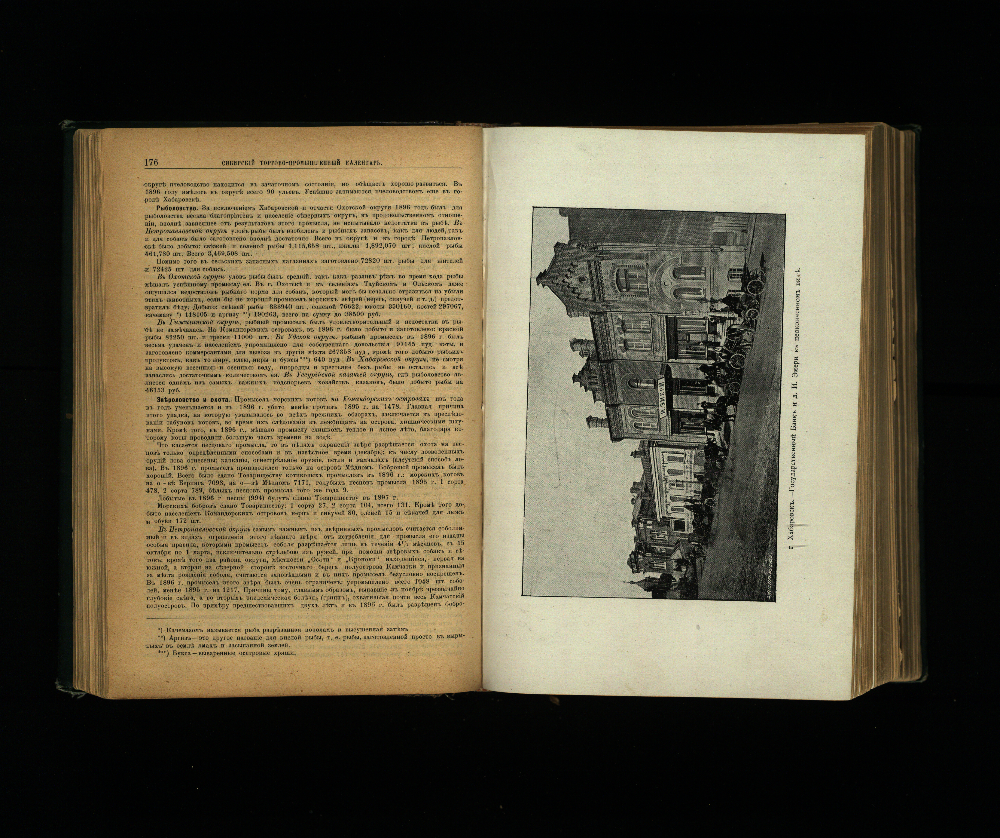
//> input picture input/00000110_resized.TIF, 1000 x 838 px
$ ./Source   (built with g++ and OpenCV 4)
//> lines starting //> are read from the running program, lines starting //| are printed output that depends on the picture
// 2018-01-03.
// https://docs.opencv.org/3.4.0/d8/d01/tutorial_discrete_fourier_transform.html
// https://marketplace.visualstudio.com/items?itemName=VisualCPPTeam.ImageWatch2017#overview
// Discrete Fourier Transform
// 2018-01-06
// it gives the same result as matlab script
// 2018-01-08
// moving ROI works well
// 2019-03-09
// chenged variable names

//#include <cstring>
#include <opencv2/core.hpp>
#include <opencv2/highgui.hpp>
#include "opencv2/imgproc/imgproc.hpp"
#include <iostream>
#include <conio.h>

using namespace cv;
using namespace std;

void help()
{
	cout << endl
		<< "This program demonstrates the use of the Power spectrum density (PSD)."			<< endl
		<< "The DFT of an image is taken and it's PSD is displayed."						<< endl
		<< "Moving window allows to observe PSD and ACF in different imagelocations"		<< endl;
}

// Functions rearranges quadrants of Fourier image  so that the origin is at the image center
void fftshift(const Mat& inputImg, Mat& outputImg)
{
	// crop the spectrum, if it has an odd number of rows or columns
	outputImg = inputImg(Rect(0, 0, inputImg.cols & -2, inputImg.rows & -2));
	// rearrange the quadrants of Fourier image  so that the origin is at the image center
	int cx = outputImg.cols / 2;
	int cy = outputImg.rows / 2;
	Mat q0(outputImg, Rect(0, 0, cx, cy));   // Top-Left - Create a ROI per quadrant
	Mat q1(outputImg, Rect(cx, 0, cx, cy));  // Top-Right
	Mat q2(outputImg, Rect(0, cy, cx, cy));  // Bottom-Left
	Mat q3(outputImg, Rect(cx, cy, cx, cy)); // Bottom-Right
	Mat tmp;                           // swap quadrants (Top-Left with Bottom-Right)
	q0.copyTo(tmp);
	q3.copyTo(q0);
	tmp.copyTo(q3);
	q1.copyTo(tmp);                    // swap quadrant (Top-Right with Bottom-Left)
	q2.copyTo(q1);
	tmp.copyTo(q2);
}

// Function calculates PSD(Power spectrum density) by fft with two flags
// flag = 0 means to return PSD
// flag = 1 means to return log(PSD)
void CalcPSD(const Mat& inputImg, Mat& outputImg, int flag = 0)
{
	Mat planes[2] = { Mat_<float>(inputImg.clone()), Mat::zeros(inputImg.size(), CV_32F) };
	Mat complexI;
	merge(planes, 2, complexI);         // Add to the expanded another plane with zeros
	dft(complexI, complexI);            // this way the result may fit in the source matrix
	split(complexI, planes);            // planes[0] = Re(DFT(I), planes[1] = Im(DFT(I))

	float *p;
	p = planes[0].ptr<float>(0);
	p[0] = 0;								//	planes[0].at<float>(0) = 0;
	p = planes[1].ptr<float>(0);
	p[0] = 0;								//	planes[1].at<float>(0) = 0;

	// PSD calculation
	Mat imgPSD;
	magnitude(planes[0], planes[1], imgPSD);				//imgPSD = sqrt(Power spectrum density)
	pow(imgPSD, 2, imgPSD);									//it needs ^2 in order to get PSD
	outputImg = imgPSD;

	// switch PSD to logarithmic scale
	// => log(1 + sqrt(Re(DFT(I))^2 + Im(DFT(I))^2))
	Mat imglogPSD;
	if (flag)
	{
		imglogPSD = imgPSD + Scalar::all(1);						//switch to logarithmic scale
		log(imglogPSD, imglogPSD);									//imglogPSD = log(PSD)
		//Mat imgPhase;
		//phase(planes[0], planes[1], imgPhase);
		outputImg = imglogPSD;
	}
}

// Function calculates autocorrelation function
// inputPSD - PSD
// outputImg - ACF
void CalcACF(const Mat& inputPSD, Mat& outputImg)
{
	float * p;
	Mat imgACF;
	Mat planesACF[2] = { Mat_<float>(inputPSD.clone()), Mat::zeros(inputPSD.size(), CV_32F) };
	merge(planesACF, 2, imgACF);     // Add to the expanded another plane with zeros
									 //dft(imgACF, imgACF, DFT_INVERSE + DFT_SCALE);
	idft(imgACF, imgACF);            // this way the result may fit in the source matrix
	split(imgACF, planesACF);
	p = planesACF[0].ptr<float>(0);
	p[0] = 0;						// in order to improve visualisation
	outputImg = planesACF[0];
}

void CallBackFunc(int event, int x, int y, int flags, void* userdata)
{
	*(Point*)userdata = Point(x, y);
}

int main()
{
	help();
	Mat img = imread("D:\\home\\programming\\vc\\new\\2_OpenCV official tutorial\\4_Discrete Fourier Transform\\input\\00000110_resized.TIF");
//> img is the input picture: 838 rows x 1000 cols, CV_8UC3; mean B, G, R 62.2, 81.5, 89
	if (img.empty()) //check whether the image is loaded or not
	{
		cout << "ERROR : Image cannot be loaded..!!" << endl;
		//system("pause"); //wait for a key press
		return -1;
	}
	const Size2i ROIsize = Size2i(128, 128);

	Mat imgGray;
	cvtColor(img, imgGray, COLOR_BGR2GRAY);
	namedWindow("Input image with Rect");
	//set the callback function for any mouse event
	Point p_origin;
	setMouseCallback("Input image with Rect", CallBackFunc, (void*)& p_origin);
	while (true)
	{
		cout << p_origin << endl;
		Rect box(p_origin, ROIsize);
		if (box.br().x > imgGray.cols)
			box.x = imgGray.cols - box.size().width;
		if (box.br().y > imgGray.rows)
			box.y = imgGray.rows - box.size().height;

		Mat img_temp = imgGray.clone();
		Mat imgRoi = imgGray(box).clone();
		rectangle(img_temp, box.tl(), box.br(), Scalar(255));
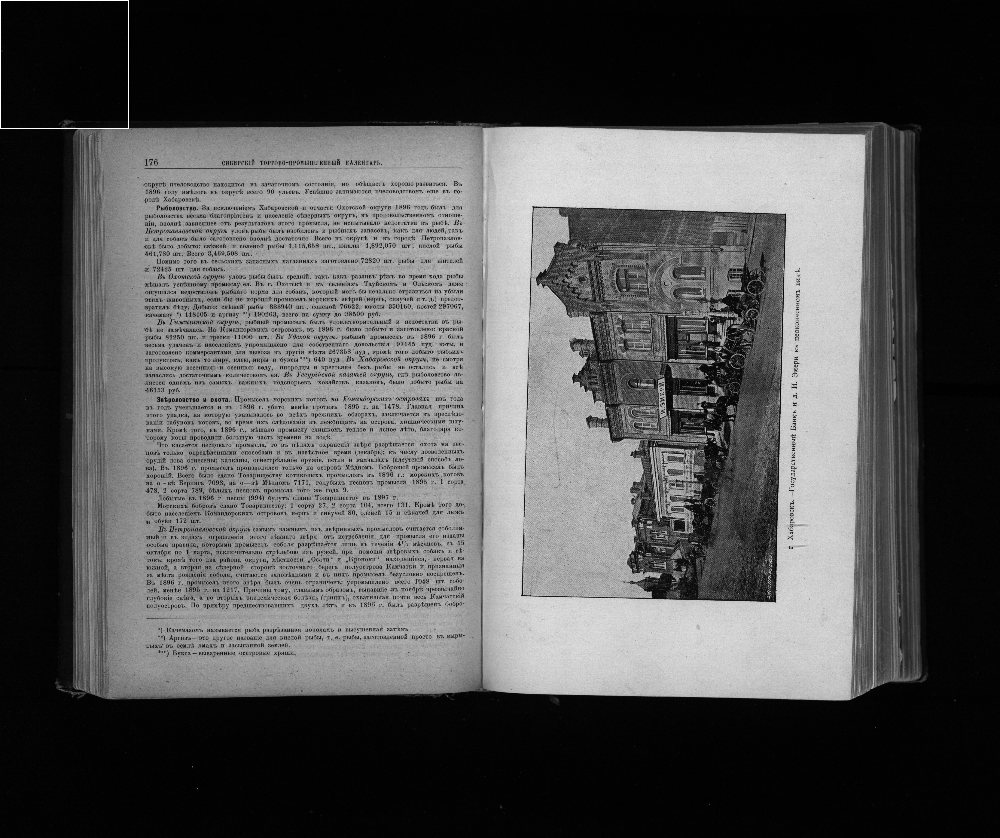
//> img_temp: 838 rows x 1000 cols, CV_8UC1; min 0, max 255, mean 81.7

		Mat imgPSD, imglogPSD, imgACF;
		CalcPSD(imgRoi, imgPSD);
//> in CalcPSD, `Mat planes[2] = { Mat_<float>(inputImg.clone()), Mat::zeros(inputImg.s..`: planes[1]: 128 rows x 128 cols, CV_32FC1; every value is 0
//> in CalcPSD, `p[0] = 0;`:
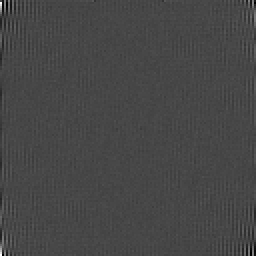
//> planes[0]: 128 rows x 128 cols, CV_32FC1 (shown 2 times larger); min -2960.2, max 7674.3, mean 2.9; drawn with min black and max white
		CalcPSD(imgRoi, imglogPSD, true);
		CalcACF(imgPSD, imgACF);
//> in CalcACF, `p[0] = 0;`: planesACF[0]: 128 rows x 128 cols, CV_32FC1; min -118990960, max 2.34e+09, mean -176974
		sqrt(imgPSD, imgPSD);		// in order to improve visualisation
		sqrt(imgPSD, imgPSD);

		fftshift(imgPSD, imgPSD);
		fftshift(imglogPSD, imglogPSD);
//> in fftshift (call 2), `Mat q1(outputImg, Rect(cx, 0, cx, cy));`:
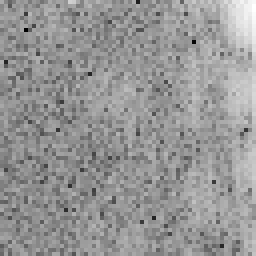
//> q1: 64 rows x 64 cols, CV_32FC1 (shown 4 times larger); min 0.692, max 16.67, mean 10.14; drawn with min black and max white
//> in fftshift (call 2), `Mat q2(outputImg, Rect(0, cy, cx, cy));`:
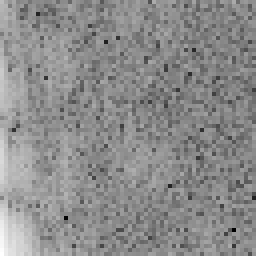
//> q2: 64 rows x 64 cols, CV_32FC1 (shown 4 times larger); min 0.692, max 17.95, mean 10.2; drawn with min black and max white
//> in fftshift (call 2), `Mat q3(outputImg, Rect(cx, cy, cx, cy));`:
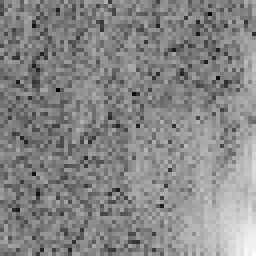
//> q3: 64 rows x 64 cols, CV_32FC1 (shown 4 times larger); min 3.34, max 16.44, mean 10.26; drawn with min black and max white
//> in fftshift (call 2), `tmp.copyTo(q2);`:
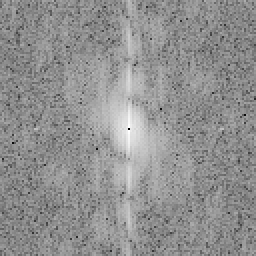
//> outputImg: 128 rows x 128 cols, CV_32FC1 (shown 2 times larger); min 0, max 17.95, mean 10.23; drawn with min black and max white
		fftshift(imgACF, imgACF);

		normalize(imgRoi, imgRoi, 0, 255, NORM_MINMAX);
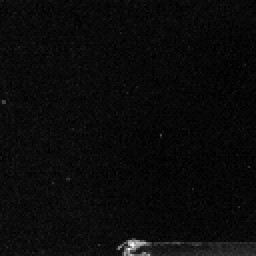
//> imgRoi: 128 rows x 128 cols, CV_8UC1 (shown 2 times larger); min 0, max 255, mean 10.5
		normalize(imgPSD, imgPSD, 0, 1, NORM_MINMAX);
		normalize(imglogPSD, imglogPSD, 0, 1, NORM_MINMAX);
		normalize(imgACF, imgACF, 0, 1, NORM_MINMAX);

		imshow("Input image with Rect", img_temp);
		imshow("ROI", imgRoi);
		imshow("imgPSD", imgPSD);
		imshow("imglogPSD", imglogPSD);
		imshow("imgACF", imgACF);

		int iKey = waitKey(50);
//> the Esc key is pressed

		//if user press 'ESC' key
		if (iKey == 27)
			break;
	}
	return 0;
}

$ run again, with input/3.bmp saved as input/00000110_resized.TIF
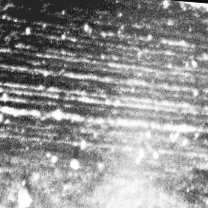
//> input picture input/3.bmp, 208 x 208 px
//> img is the input picture: 208 rows x 208 cols, CV_8UC3; min 12, max 255, mean 147.3
//> img_temp: 208 rows x 208 cols, CV_8UC1; min 12, max 255, mean 149
//> in CalcPSD, `p[0] = 0;`:
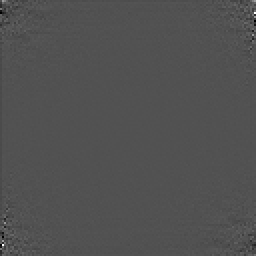
//> planes[0]: 128 rows x 128 cols, CV_32FC1 (shown 2 times larger); min -83552.2, max 176936.7, mean -33.6; drawn with min black and max white
//> `normalize(imgRoi, imgRoi, 0, 255, NORM_MINMAX);`:
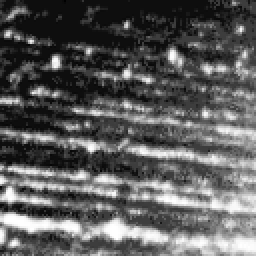
//> imgRoi: 128 rows x 128 cols, CV_8UC1 (shown 2 times larger); min 0, max 255, mean 91.2

$ run again, with input/4.bmp saved as input/00000110_resized.TIF
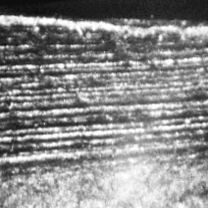
//> input picture input/4.bmp, 208 x 208 px
//> img is the input picture: 208 rows x 208 cols, CV_8UC3; min 14, max 255, mean 139.1
//> img_temp: 208 rows x 208 cols, CV_8UC1; min 14, max 255, mean 140.9
//> in CalcPSD, `p[0] = 0;`:
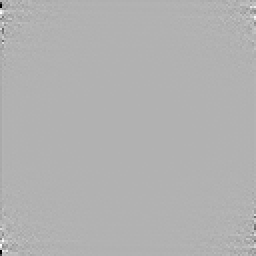
//> planes[0]: 128 rows x 128 cols, CV_32FC1 (shown 2 times larger); min -208544.4, max 90649.6, mean -96.9; drawn with min black and max white
//> in fftshift (call 3), `tmp.copyTo(q2);`:
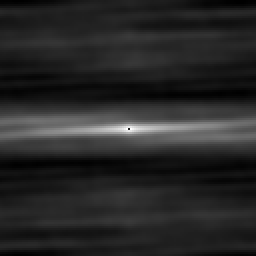
//> outputImg: 128 rows x 128 cols, CV_32FC1 (shown 2 times larger); min -1.92e+11, max 1.04e+12, mean -65717760; drawn with min black and max white

$ run again, with input/6.bmp saved as input/00000110_resized.TIF
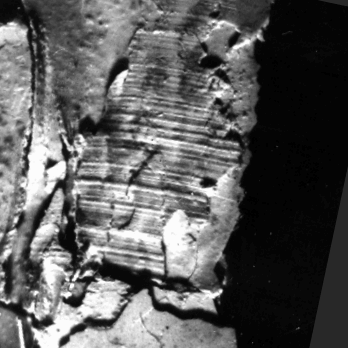
//> input picture input/6.bmp, 348 x 348 px
//> img is the input picture: 348 rows x 348 cols, CV_8UC3; min 0, max 252, mean 90.5
//> img_temp: 348 rows x 348 cols, CV_8UC1; min 0, max 255, mean 91.1
//> in fftshift (call 3), `tmp.copyTo(q2);`:
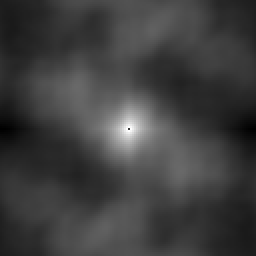
//> outputImg: 128 rows x 128 cols, CV_32FC1 (shown 2 times larger); min -2.42e+11, max 7.34e+11, mean -47037440; drawn with min black and max white
